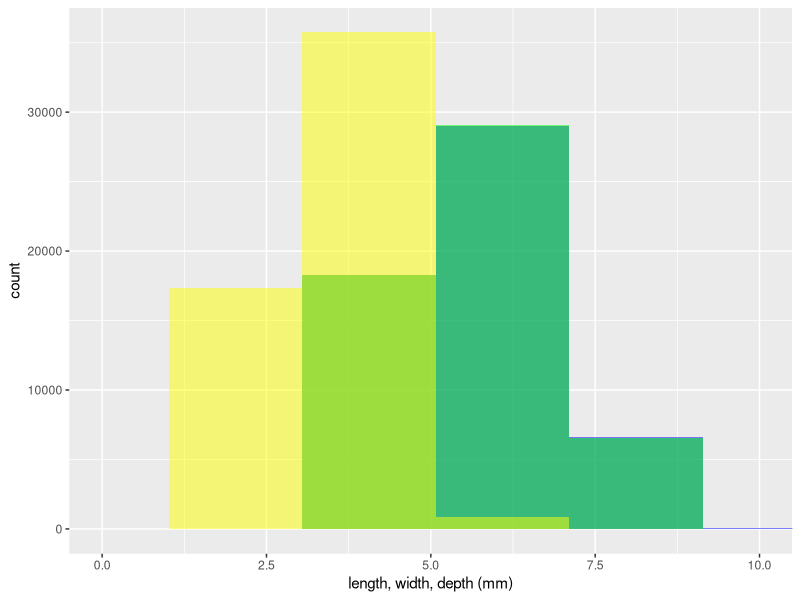
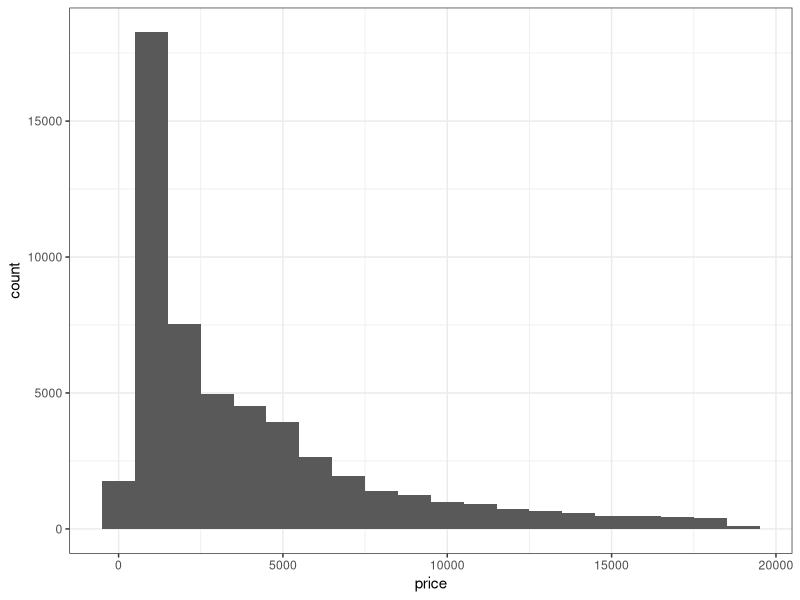
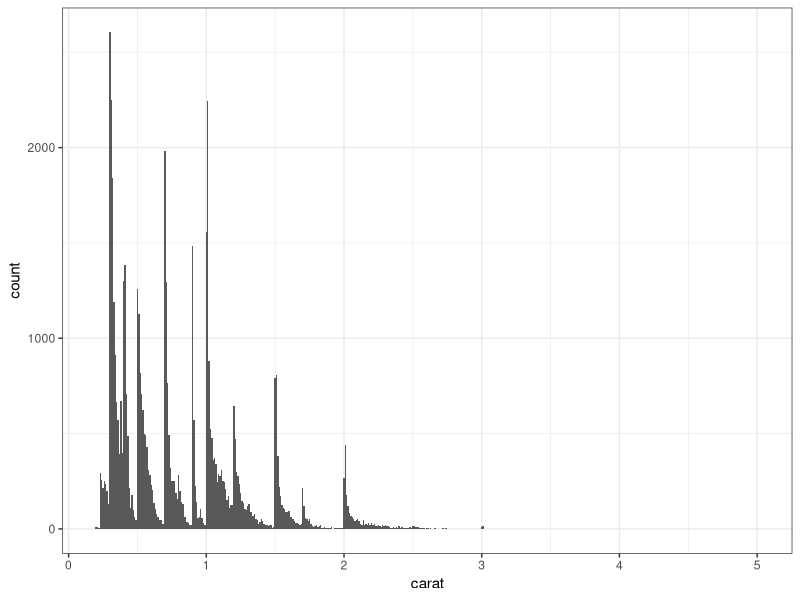
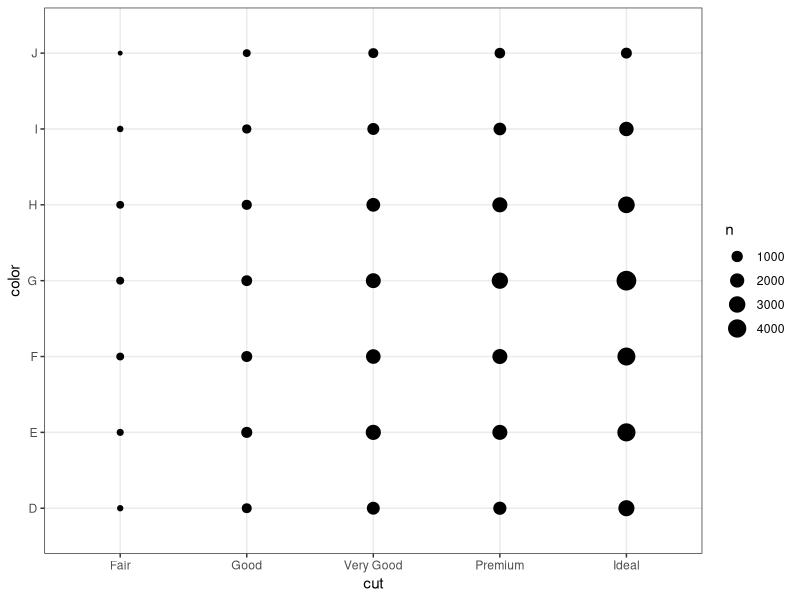
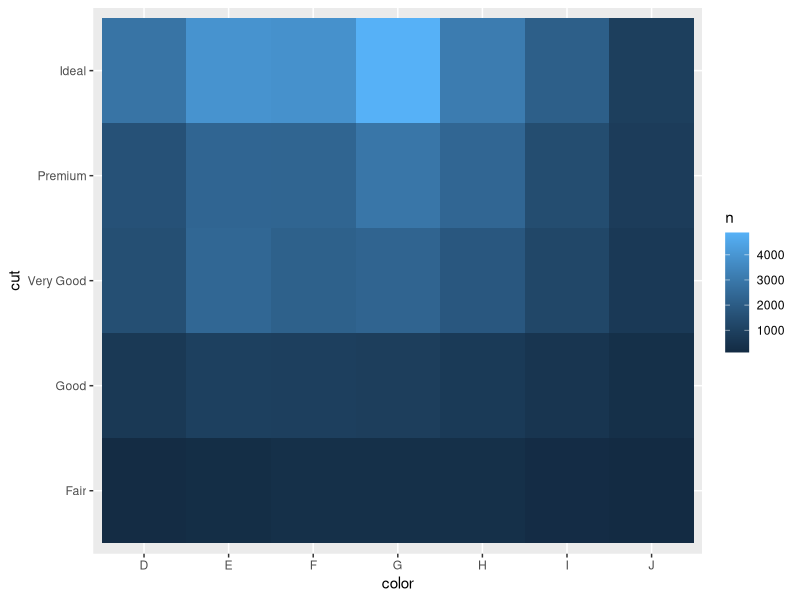

Generate these figures, in order, with R:
## ---- chunk 1
knitr::opts_chunk$set(echo = TRUE)
## ---- chunk 2
library(tidyverse)
ggplot(data = diamonds) + 
  geom_histogram(mapping = aes(x = x), fill = 'blue', alpha = 0.5) + 
  geom_histogram(mapping = aes(x = y), fill = 'green', alpha = 0.5) +
  geom_histogram(mapping = aes(x = z), fill = 'yellow', alpha = 0.5) + 
  coord_cartesian(xlim = c(0,10)) + 
  xlab(label = 'length, width, depth (mm)')
  theme_bw()
## ---- chunk 3
ggplot(data = diamonds, mapping = aes(x = price)) + 
  geom_histogram(binwidth = 1000) +
  theme_bw()
## ---- chunk 4
ggplot(data = diamonds, mapping = aes(x = carat)) + 
  geom_histogram(binwidth = 0.01) +
  theme_bw()

nrow(diamonds %>% filter(carat == 1))
nrow(diamonds %>% filter(carat == 0.99))
## ---- chunk 5
ggplot(data = diamonds, mapping = aes(x = cut, y = color)) + 
  geom_count() +
  theme_bw()

# or

ggplot(data = diamonds %>% count(color, cut), mapping = aes(x = color, y = cut)) + 
  geom_tile(mapping = aes(fill = n))
